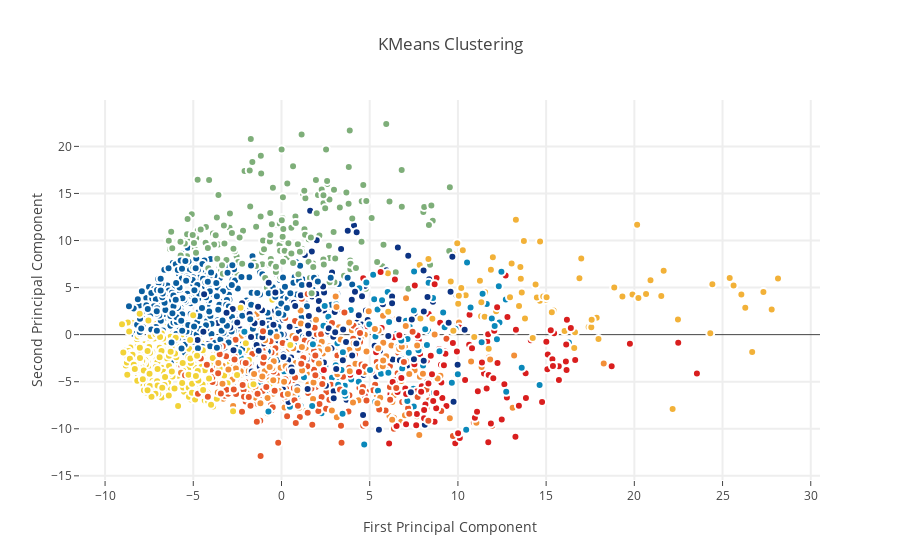

The cell this chart's notebook holds for it:
### Markdown cell above
###K-Means Clustering to identify possible classes

Imagine just for a moment that we were not provided with the class labels to this digit set because after all PCA is an unsupervised method. Therefore how would we be able to separate out our data points in the new feature space? We can apply a clustering algorithm on our new PCA projection data and hopefully arrive at distinct clusters which would tell us something about the underlying class separation in the data. 

To start off, we set up a KMeans clustering method with Sklearn's *KMeans* call and use the *fit_predict* method to compute cluster centers and predict cluster indices for the first and second PCA projections (to see if we can observe any appreciable clusters).

### Code cell
from sklearn.cluster import KMeans # KMeans clustering 
# Set a KMeans clustering with 9 components ( 9 chosen sneakily ;) as hopefully we get back our 9 class labels)
kmeans = KMeans(n_clusters=9)
# Compute cluster centers and predict cluster indices
X_clustered = kmeans.fit_predict(X_5d)

trace_Kmeans = go.Scatter(x=X_5d[:, 0], y= X_5d[:, 1], mode="markers",
                    showlegend=False,
                    marker=dict(
                            size=8,
                            color = X_clustered,
                            colorscale = 'Portland',
                            showscale=False, 
                            line = dict(
            width = 2,
            color = 'rgb(255, 255, 255)'
        )
                   ))

layout = go.Layout(
    title= 'KMeans Clustering',
    hovermode= 'closest',
    xaxis= dict(
         title= 'First Principal Component',
        ticklen= 5,
        zeroline= False,
        gridwidth= 2,
    ),
    yaxis=dict(
        title= 'Second Principal Component',
        ticklen= 5,
        gridwidth= 2,
    ),
    showlegend= True
)

data = [trace_Kmeans]
fig1 = dict(data=data, layout= layout)
# fig1.append_trace(contour_list)
py.iplot(fig1, filename="svm")

### Figure 1 — Plotly figure (JSON) as saved in the notebook; plotly's stock layout.template omitted (floating-point values rounded to 4 significant figures; data arrays with more than 128 entries replaced by an {"elided": "..."} marker saying what was removed)
{"data": [{"marker": {"color": {"elided": "2000 int values"}, "colorscale": "Portland", "line": {"color": "rgb(255, 255, 255)", "width": 2}, "showscale": false, "size": 8}, "mode": "markers", "showlegend": false, "type": "scatter", "x": {"elided": "2000 float values"}, "y": {"elided": "2000 float values"}}], "layout": {"hovermode": "closest", "showlegend": true, "title": "KMeans Clustering", "xaxis": {"gridwidth": 2, "ticklen": 5, "title": "First Principal Component", "zeroline": false}, "yaxis": {"gridwidth": 2, "ticklen": 5, "title": "Second Principal Component"}}}
